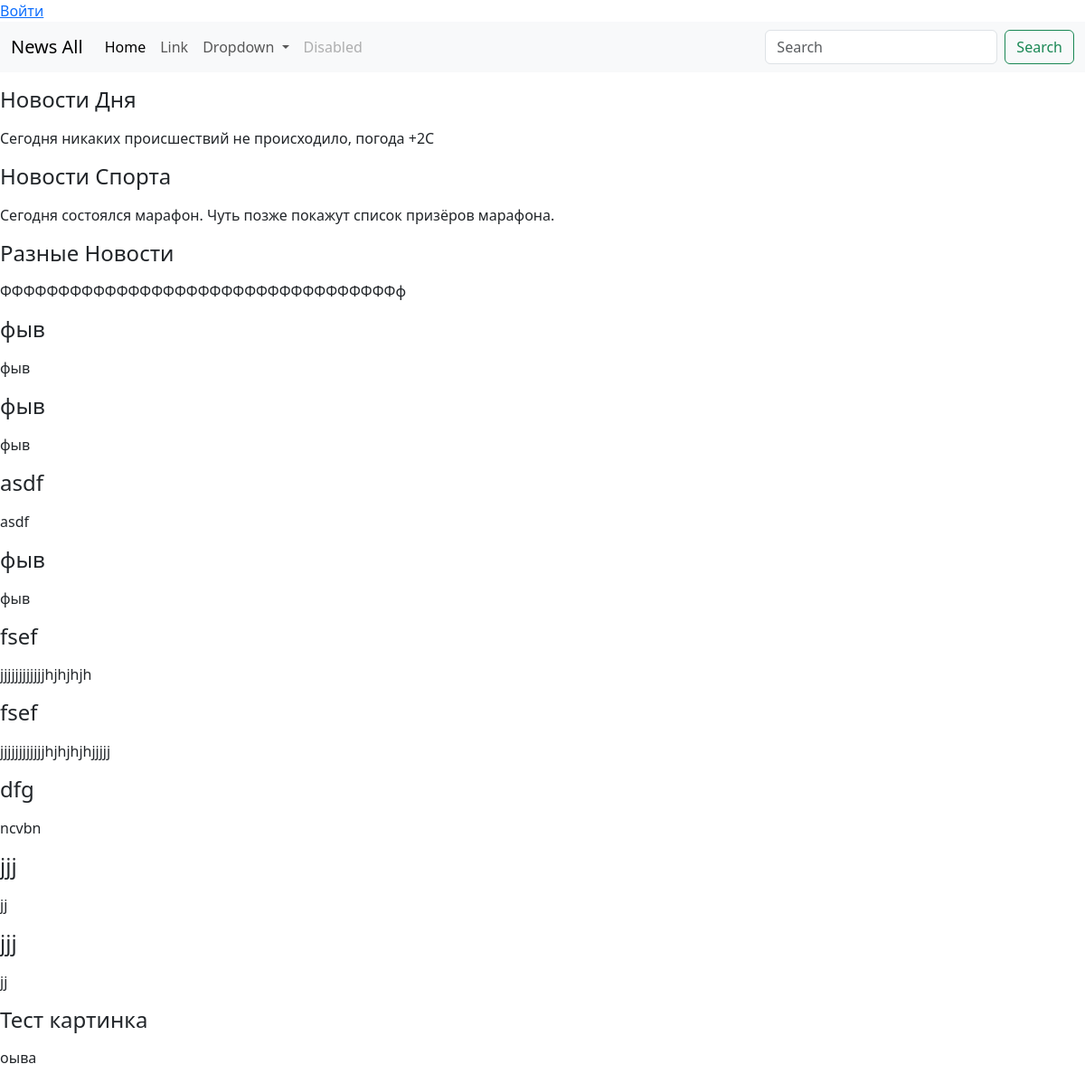
The page /new/ on the database its author committed.
### main/models.py (models this page shows)
class New(models.Model):
    nameNew = models.CharField(max_length=50)
    category = models.CharField(max_length=20)
    textNew = models.TextField()
    my_image = models.ImageField(upload_to='images/',blank=True,null=True)
    date = models.DateField()
    def __str__(self):
        return self.nameNew

### main/views.py (the view)
# urls.py: path('', include('main.urls')),
def main(request):
    users = New.objects.all()
    return render(request, 'layout.html', {'users': users})

### templates/layout.html (shortened to what this page needs)
{% load static %}
<!DOCTYPE html>
<html lang="en">
<head>
    <link href="https://cdn.jsdelivr.net/npm/bootstrap@5.3.3/dist/css/bootstrap.min.css" rel="stylesheet"
>
</head>
<body>
{% if user.is_authenticated %}
    <p>Hi, {{ user.username }}!</p>
    <form action="{% url 'logout' %}" method="post">
    {% csrf_token %}
    <button type="submit">Выйти</button>
</form>
{% else %}
    <a href="{% url 'login' %}">Войти</a>
{% endif %}
<nav class="navbar navbar-expand-lg bg-body-tertiary">
    <div class="container-fluid">
        <a class="navbar-brand" href="#">News All</a>
        <div class="collapse navbar-collapse" id="navbarSupportedContent">
            <ul class="navbar-nav me-auto mb-2 mb-lg-0">
                <li class="nav-item">
                    <a class="nav-link active" aria-current="page" href="#">Home</a>
                </li>
                <li class="nav-item">
                    <a class="nav-link" href="#">Link</a>
                </li>
                <li class="nav-item dropdown">
                    <a class="nav-link dropdown-toggle" href="#" role="button" data-bs-toggle="dropdown"
                       aria-expanded="false">
                        Dropdown
                    </a>
                </li>
                <li class="nav-item">
                    <a class="nav-link disabled" aria-disabled="true">Disabled</a>
                </li>
            </ul>
            <form class="d-flex" role="search">
                <input class="form-control me-2" type="search" placeholder="Search" aria-label="Search">
                <button class="btn btn-outline-success" type="submit">Search</button>
            </form>
        </div>
    </div>
</nav>
{% for user in users %}
<p><h4>{{user}}</h4></p>
<p>{{user.textNew}}</p>
{% endfor %}
</body>
</html>

### rows shown on the page
New: nameNew "Новости Дня", textNew "Сегодня никаких происшествий не происходило, погода +2С"
New: nameNew "Новости Спорта", textNew "Сегодня состоялся марафон. Чуть позже покажут список призёров марафона."
New: nameNew "Разные Новости", textNew "ФФФФФФФФФФФФФФФФФФФФФФФФФФФФФФФФФФф"
New: nameNew "фыв", textNew "фыв"
New: nameNew "фыв", textNew "фыв"
New: nameNew "asdf", textNew "asdf"
New: nameNew "фыв", textNew "фыв"
New: nameNew "fsef", textNew "jjjjjjjjjjjjhjhjhjh"
New: nameNew "fsef", textNew "jjjjjjjjjjjjhjhjhjhjjjjj"
New: nameNew "dfg", textNew "ncvbn"
New: nameNew "jjj", textNew "jj"
New: nameNew "jjj", textNew "jj"
New: nameNew "Тест картинка", textNew "оыва"
